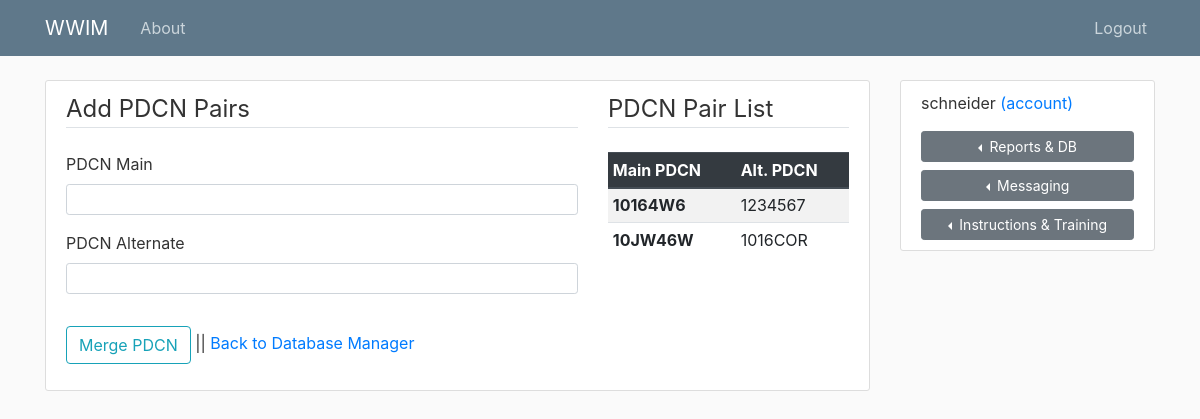
Page /pdcn_pair_add (signed in) on the committed database.
### forecastapp/db_mgmt/models.py (models this page shows, shortened)
class MergedPdcn(db.Model):
    id = db.Column(db.Integer, primary_key=True)
    pdcnMain = db.Column(db.String(7), nullable=False)
    pdcnAlt = db.Column(db.String(7), nullable=False)
    date_added = db.Column(db.DateTime, nullable=False, default=datetime.utcnow)
    user_id = db.Column(db.Integer, db.ForeignKey('user.id'), nullable=False)

### forecastapp/models.py (models this page shows, shortened)
class User(db.Model, UserMixin):
    id = db.Column(db.Integer, primary_key=True)
    username = db.Column(db.String(20), unique=True, nullable=False)
    email = db.Column(db.String(120), unique=True, nullable=False)
    image_file = db.Column(db.String(20), nullable=False, default='default.jpg')
    password = db.Column(db.String(60), nullable=False)
    posts = db.relationship('Post', backref='author', lazy=True)
    pdcnPairs = db.relationship('MergedPdcn', backref='author', lazy=True)

### forecastapp/db_mgmt/routes.py (the view, shortened to what this page needs)
@db_mgmt.route("/pdcn_pair_add", methods=['GET', 'POST'])
@login_required
def pdcn_pair_add():
    form = PdcnMergeAdd()
    pdcnPairList = MergedPdcn.query.order_by(MergedPdcn.pdcnMain.asc())
    return render_template('pdcn_pair_add.html', title='Add PDCN Pairs',
    form=form, pdcnPairList=pdcnPairList)

### forecastapp/db_mgmt/forms.py (shortened to what this page needs)
class PdcnMergeAdd(FlaskForm):
    pdcnMain = StringField('PDCN Main',
                           validators=[DataRequired(), Length(min=7, max=7)])
    pdcnAlt = StringField('PDCN Alternate',
                           validators=[DataRequired(), Length(min=7, max=7)])
    submit = SubmitField('Merge PDCN')

### forecastapp/models.py (called while the page is built)
@login_manager.user_loader
def load_user(user_id):
    return User.query.get(int(user_id))

### forecastapp/templates/pdcn_pair_add.html (shortened to what this page needs)
{% extends "layout.html" %}
{% block content %}
    <div class="content-section">
      <div class="row">
        <div class="col-md-8">
          <legend class="border-bottom mb-4">Add PDCN Pairs</legend>
          <form method="POST" action="">
              <fieldset class="form-group">
                  <div class="form-group">
                      {{ form.pdcnMain.label(class="form-control-label") }}
                      {% if form.pdcnMain.errors %}
                          {{ form.pdcnMain(class="form-control form-control-sm is-invalid") }}
                          <div class="invalid-feedback">
                              {% for error in form.pdcnMain.errors %}
                                  <span>{{ error }}</span>
                              {% endfor %}
                          </div>
                      {% else %}
                          {{ form.pdcnMain(class="form-control form-control-sm") }}
                      {% endif %}
                  </div>
                  <div class="form-group">
                      {{ form.pdcnAlt.label(class="form-control-label") }}
                      {% if form.pdcnAlt.errors %}
                          {{ form.pdcnAlt(class="form-control form-control-sm is-invalid") }}
                          <div class="invalid-feedback">
                              {% for error in form.pdcnAlt.errors %}
                                  <span>{{ error }}</span>
                              {% endfor %}
                          </div>
                      {% else %}
                          {{ form.pdcnAlt(class="form-control form-control-sm") }}
                      {% endif %}
                  </div>
              </fieldset>
              <div class="form-group">
                  {{ form.submit(class="btn btn-outline-info") }} ||
                  <a href="{{ url_for('db_mgmt.db_manager') }}">Back to Database Manager</a>
              </div>
          </form>
        </div>
        <div class="col-md-4">
          <legend class="border-bottom mb-4">PDCN Pair List</legend>
            <table class="table table-striped table-sm table-hover">
              <thead class="thead-dark">
                <tr>
                  <th scope="col">Main PDCN</th>
                  <th scope="col">Alt. PDCN</th>
                </tr>
              </thead>
              <tbody>
                {% for pdcnPair in pdcnPairList %}
                <tr>
                  <th scope="row">
                    {{ pdcnPair.pdcnMain }}
                  </th>
                  <td>{{ pdcnPair.pdcnAlt }}</td>
                </tr>
                {% endfor %}
              </tbody>
            </table>
        </div>
      </div>
    </div>
{% endblock content %}

### forecastapp/templates/layout.html (shortened to what this page needs)
<!DOCTYPE html>
<html>
<head>
    <link rel="stylesheet" href="https://stackpath.bootstrapcdn.com/bootstrap/4.5.0/css/bootstrap.min.css">
    <link rel="stylesheet" type="text/css" href="{{ url_for('static', filename='main.css') }}">
</head>
<body>
    <header class="site-header">
      <nav class="navbar navbar-expand-md navbar-dark bg-steel fixed-top">
        <div class="container">
          <a class="navbar-brand mr-4" href="{{ url_for('main.home') }}">WWIM</a>
          <div class="collapse navbar-collapse" id="navbarToggle">
            {% if current_user.is_authenticated %}
            <div class="navbar-nav mr-auto">
              <a class="nav-item nav-link" href="{{ url_for('main.about') }}">About</a>
            </div>
            <div class="navbar-nav">
              <a class="nav-item nav-link" href="{{ url_for('users.logout') }}">Logout</a>
            </div>
            {% else %}
              <div class="navbar-nav ml-auto">
                <a class="nav-item nav-link" href="#">Click to Request Access</a>
              </div>
            {% endif %}
            </div>
          </div>
      </nav>
    </header>
    <main role="main" class="container">
      <div class="row">
        <div class="col-md-9">
          {% block content %}{% endblock %}
        </div>
        {% if current_user.is_authenticated %}
        <div class="col-md-3">
          <div class="content-section">
            <p class="font-weight-normal">{{ current_user.username }} <a href="{{ url_for('users.account') }}">(account)</a></p>
            <div class="btn-group dropleft btn-block">
              <button type="button" class="btn btn-secondary btn-sm dropdown-toggle btn-block" data-toggle="dropdown" aria-haspopup="true" aria-expanded="false">
                Reports & DB
              </button>
            </div>
            <div class="btn-group dropleft btn-block">
              <button type="button" class="btn btn-secondary btn-sm dropdown-toggle btn-block" data-toggle="dropdown" aria-haspopup="true" aria-expanded="false">
                Messaging
              </button>
            </div>
            <div class="btn-group dropleft btn-block">
              <button type="button" class="btn btn-secondary btn-sm dropdown-toggle btn-block" data-toggle="dropdown" aria-haspopup="true" aria-expanded="false">
                Instructions & Training
              </button>
            </div>
          </div>
        </div>
        {% endif %}
      </div>
    </main>
</body>
</html>

### forecastapp/static/main.css (style rules this page uses)
body { background: #fafafa; color: #333333; margin-top: 5rem; }
.bg-steel { background-color: #5f788a; }
.site-header .navbar-nav .nav-link { color: #cbd5db; }
.content-section { background: #ffffff; padding: 10px 20px; border: 1px solid #dddddd; border-radius: 3px; margin-bottom: 20px; }

### rows in the picture
MergedPdcn: pdcnMain "10164W6", pdcnAlt "1234567"
MergedPdcn: pdcnMain "10JW46W", pdcnAlt "1016COR"
User: username "schneider"
